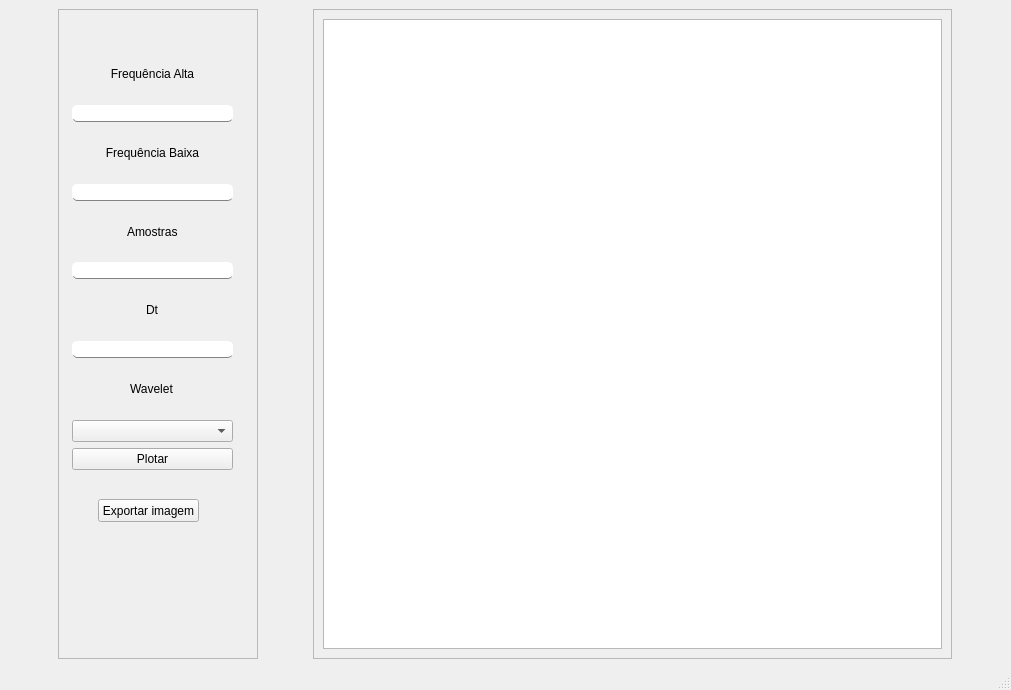
<?xml version="1.0" encoding="UTF-8"?>
<ui version="4.0">
 <class>MainWindow</class>
 <widget class="QMainWindow" name="MainWindow">
  <property name="geometry">
   <rect>
    <x>0</x>
    <y>0</y>
    <width>1011</width>
    <height>690</height>
   </rect>
  </property>
  <property name="minimumSize">
   <size>
    <width>860</width>
    <height>690</height>
   </size>
  </property>
  <property name="windowTitle">
   <string>MainWindow</string>
  </property>
  <widget class="QWidget" name="centralwidget">
   <layout class="QHBoxLayout" name="horizontalLayout_3">
    <item>
     <widget class="QFrame" name="frame">
      <property name="minimumSize">
       <size>
        <width>0</width>
        <height>0</height>
       </size>
      </property>
      <property name="maximumSize">
       <size>
        <width>200</width>
        <height>16777215</height>
       </size>
      </property>
      <property name="frameShape">
       <enum>QFrame::StyledPanel</enum>
      </property>
      <property name="frameShadow">
       <enum>QFrame::Raised</enum>
      </property>
      <widget class="QPushButton" name="exportFigPlot">
       <property name="geometry">
        <rect>
         <x>40</x>
         <y>490</y>
         <width>101</width>
         <height>23</height>
        </rect>
       </property>
       <property name="text">
        <string>Exportar imagem</string>
       </property>
      </widget>
      <widget class="QWidget" name="">
       <property name="geometry">
        <rect>
         <x>14</x>
         <y>40</y>
         <width>161</width>
         <height>421</height>
        </rect>
       </property>
       <layout class="QVBoxLayout" name="verticalLayout">
        <item>
         <widget class="QLabel" name="label">
          <property name="text">
           <string>&lt;html&gt;&lt;head/&gt;&lt;body&gt;&lt;p align=&quot;center&quot;&gt;Frequência Alta&lt;/p&gt;&lt;/body&gt;&lt;/html&gt;</string>
          </property>
         </widget>
        </item>
        <item>
         <widget class="QLineEdit" name="peakFreqInput">
          <property name="styleSheet">
           <string notr="true">QLineEdit {
    border: none;
    border-bottom: 1px solid #838383; 
    border-radius: 5px;  /* Apply border-radius */
}</string>
          </property>
         </widget>
        </item>
        <item>
         <widget class="QLabel" name="label_2">
          <property name="text">
           <string>&lt;html&gt;&lt;head/&gt;&lt;body&gt;&lt;p align=&quot;center&quot;&gt;Frequência Baixa&lt;/p&gt;&lt;/body&gt;&lt;/html&gt;</string>
          </property>
         </widget>
        </item>
        <item>
         <widget class="QLineEdit" name="lowFreqInput">
          <property name="styleSheet">
           <string notr="true">QLineEdit {
    border: none;
    border-bottom: 1px solid #838383; 
    border-radius: 5px;  /* Apply border-radius */
}</string>
          </property>
         </widget>
        </item>
        <item alignment="Qt::AlignHCenter">
         <widget class="QLabel" name="label_3">
          <property name="text">
           <string>Amostras</string>
          </property>
         </widget>
        </item>
        <item>
         <widget class="QLineEdit" name="sampleInput">
          <property name="styleSheet">
           <string notr="true">QLineEdit {
    border: none;
    border-bottom: 1px solid #838383; 
    border-radius: 5px;  /* Apply border-radius */
}</string>
          </property>
         </widget>
        </item>
        <item alignment="Qt::AlignHCenter">
         <widget class="QLabel" name="label_4">
          <property name="text">
           <string>Dt</string>
          </property>
         </widget>
        </item>
        <item>
         <widget class="QLineEdit" name="dtInput">
          <property name="styleSheet">
           <string notr="true">QLineEdit {
    border: none;
    border-bottom: 1px solid #838383; 
    border-radius: 5px;  /* Apply border-radius */
}</string>
          </property>
         </widget>
        </item>
        <item alignment="Qt::AlignHCenter">
         <widget class="QLabel" name="label_5">
          <property name="text">
           <string>Wavelet</string>
          </property>
         </widget>
        </item>
        <item>
         <widget class="QComboBox" name="waveletsComboBox">
          <property name="styleSheet">
           <string notr="true">QLineEdit {
    border: none;
    border-bottom: 1px solid #838383; 
    border-radius: 5px;  /* Apply border-radius */
}</string>
          </property>
         </widget>
        </item>
        <item>
         <widget class="QPushButton" name="waveletPlotBtn">
          <property name="text">
           <string>Plotar</string>
          </property>
         </widget>
        </item>
       </layout>
      </widget>
     </widget>
    </item>
    <item>
     <widget class="QFrame" name="frame_2">
      <property name="maximumSize">
       <size>
        <width>639</width>
        <height>16777215</height>
       </size>
      </property>
      <property name="frameShape">
       <enum>QFrame::StyledPanel</enum>
      </property>
      <property name="frameShadow">
       <enum>QFrame::Raised</enum>
      </property>
      <layout class="QHBoxLayout" name="horizontalLayout_2">
       <item>
        <widget class="QGraphicsView" name="graphicsView">
         <property name="maximumSize">
          <size>
           <width>800</width>
           <height>16777215</height>
          </size>
         </property>
         <property name="frameShadow">
          <enum>QFrame::Sunken</enum>
         </property>
        </widget>
       </item>
      </layout>
     </widget>
    </item>
   </layout>
  </widget>
  <widget class="QMenuBar" name="menubar">
   <property name="geometry">
    <rect>
     <x>0</x>
     <y>0</y>
     <width>1011</width>
     <height>21</height>
    </rect>
   </property>
  </widget>
  <widget class="QStatusBar" name="statusbar"/>
 </widget>
 <resources/>
 <connections/>
</ui>
